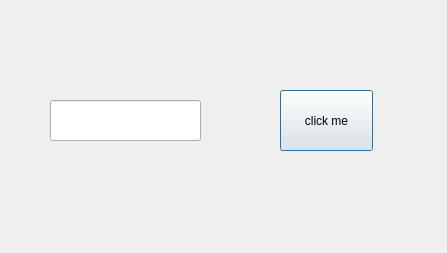
<?xml version="1.0" encoding="UTF-8"?>
<ui version="4.0">
 <class>Dialog</class>
 <widget class="QDialog" name="Dialog">
  <property name="geometry">
   <rect>
    <x>0</x>
    <y>0</y>
    <width>447</width>
    <height>253</height>
   </rect>
  </property>
  <property name="windowTitle">
   <string>Dialog</string>
  </property>
  <widget class="QPushButton" name="pushButton">
   <property name="geometry">
    <rect>
     <x>280</x>
     <y>90</y>
     <width>93</width>
     <height>61</height>
    </rect>
   </property>
   <property name="text">
    <string>click me</string>
   </property>
  </widget>
  <widget class="QLineEdit" name="lineEdit">
   <property name="geometry">
    <rect>
     <x>50</x>
     <y>100</y>
     <width>151</width>
     <height>41</height>
    </rect>
   </property>
   <property name="echoMode">
    <enum>QLineEdit::Password</enum>
   </property>
  </widget>
 </widget>
 <resources/>
 <connections/>
</ui>
